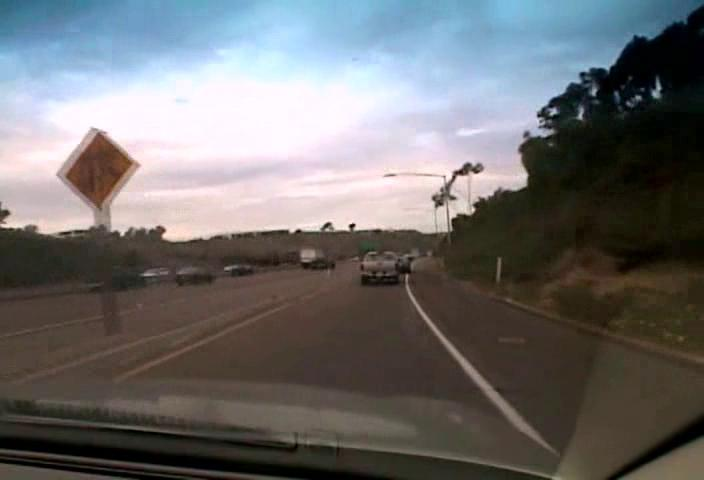
#> input picture roadsigndetect/images/train/addedLane_1323813414_avi_image4.jpg, 704 x 480 px; its folder holds only this picture in this run
$ python convert_to_BW.py
#> lines starting #> are read from the running program, lines starting #| are printed output that depends on the picture
import cv2
import numpy as np
from glob import glob


def load_image_into_numpy_array(image):
    # The function supports only grayscale images
    last_axis = -1
    dim_to_repeat = 2
    repeats = 3
    grscale_img_3dims = np.expand_dims(image, last_axis)
    training_image = np.repeat(grscale_img_3dims, repeats, dim_to_repeat).astype('uint8')
    assert len(training_image.shape) == 3
    assert training_image.shape[-1] == 3
    return training_image

PATH = "/home/raj/Downloads/WIDER-Face/images/train/"

for i in glob(PATH+"*.jpg"):
    filename = i.split('.')
    imgname = filename[0].split('/')
    img = cv2.imread(i,0)
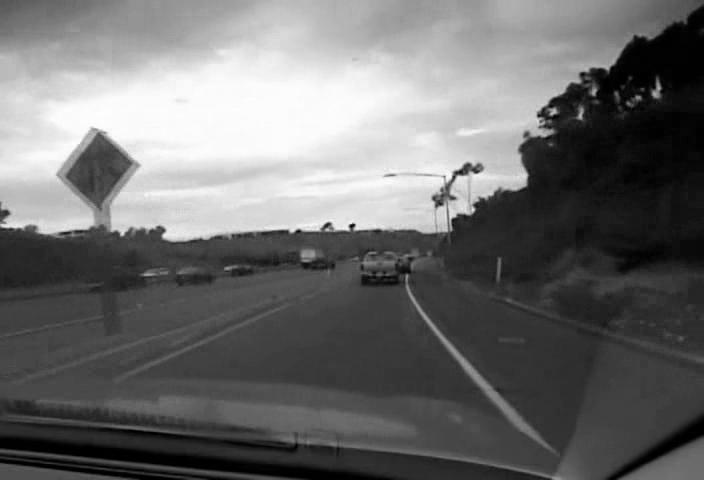
#> img: shape (480, 704); min 0, max 255, mean 109.2
    img = load_image_into_numpy_array(img)
    cv2.imwrite("/home/raj/Downloads/WIDER-Face/images_bw/train/"+imgname[7]+".jpg",img)

print("Done!")

$ run again, on roadsigndetect/images/train/addedLane_1323820280_avi_image1.jpg
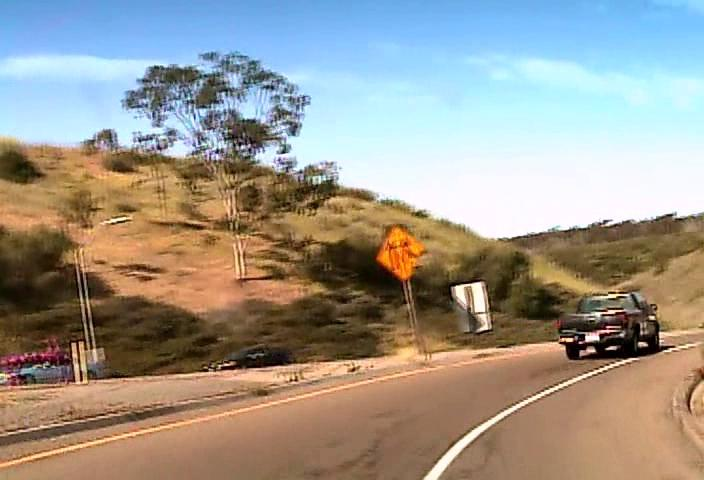
#> input picture roadsigndetect/images/train/addedLane_1323820280_avi_image1.jpg, 704 x 480 px
#> `img = cv2.imread(i,0)`:
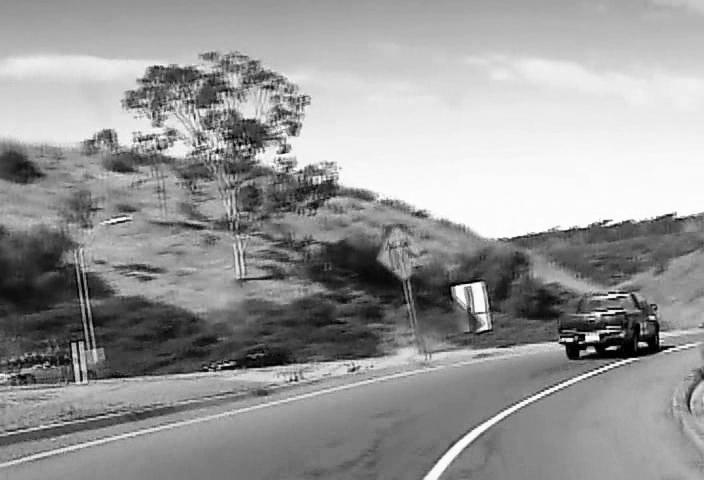
#> img: shape (480, 704); min 0, max 255, mean 152

$ run again, on roadsigndetect/images/train/merge_1323819651_avi_image2.jpg
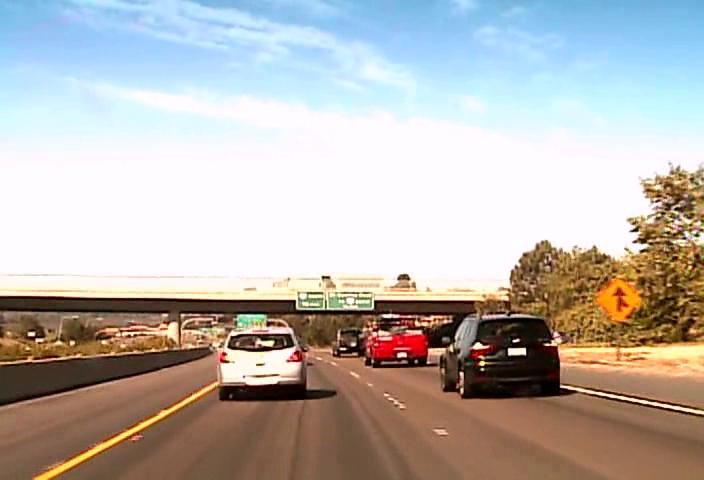
#> input picture roadsigndetect/images/train/merge_1323819651_avi_image2.jpg, 704 x 480 px
#> `img = cv2.imread(i,0)`:
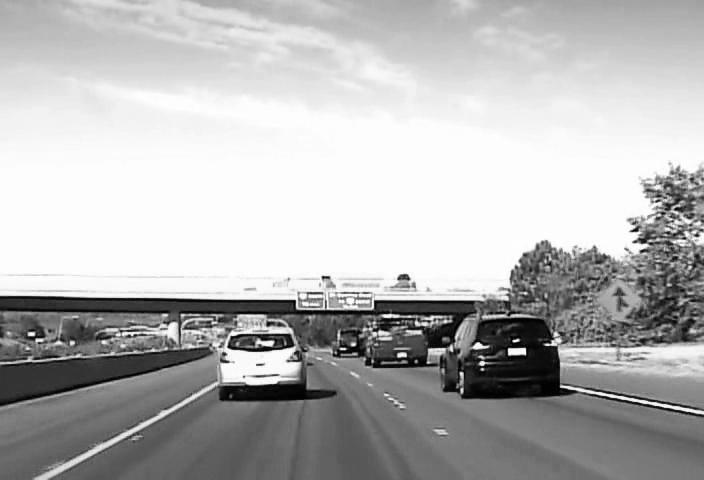
#> img: shape (480, 704); min 0, max 255, mean 180.9

$ run again, on roadsigndetect/images/train/addedLane_1323816833_avi_image12.jpg
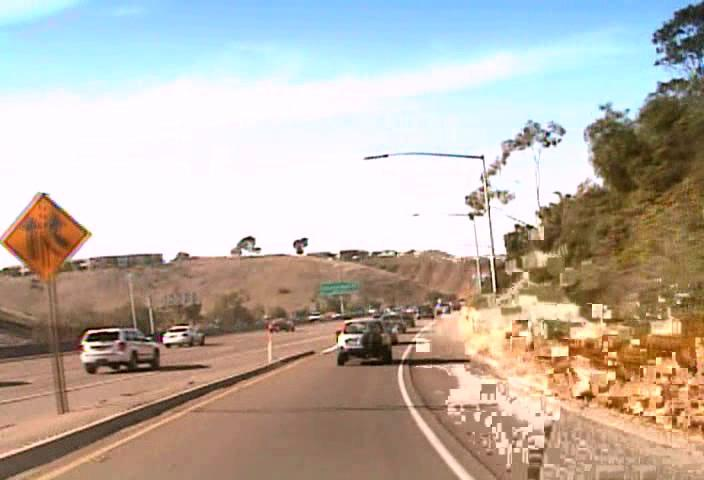
#> input picture roadsigndetect/images/train/addedLane_1323816833_avi_image12.jpg, 704 x 480 px
#> `img = cv2.imread(i,0)`:
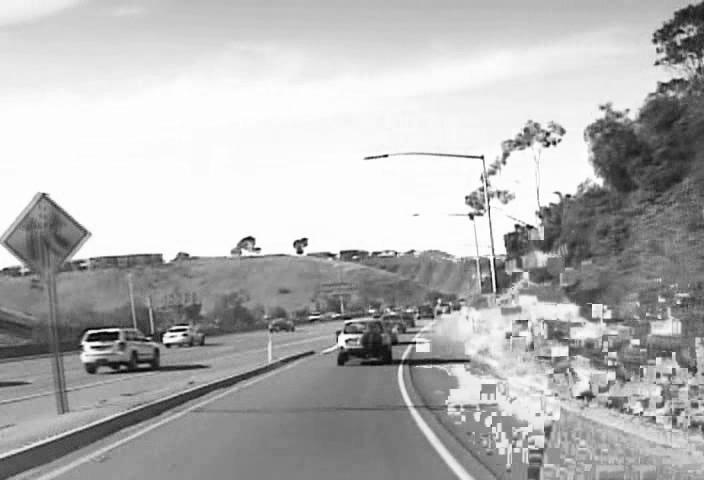
#> img: shape (480, 704); min 0, max 255, mean 179.5
